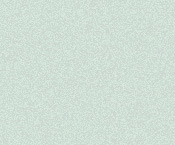
#> input picture images/bg.jpg, 175 x 145 px; its folder holds 4 pictures in this run
$ python importpictureintoPIL.py   (Python 2 division)
#> lines starting #> are read from the running program, lines starting #| are printed output that depends on the picture
### getjpgsindirectory.py
import os


def get_imlist(path):
	"""Returns a list of filenames for all jpg images in a directory"""
	return [os.path.join(path,f) for f in os.listdir(path) if f.endswith('.jpg')]


# ['./basilic1.jpg', './bg.jpg', './chives1.jpg', './coriander1.jpg', './herbes.jpg', './lemonbalm1.jpg', './rosemary1.jpg']

### importpictureintoPIL.py
from PIL import Image # alwawys included
import os
from getjpgsindirectory import get_imlist
first = get_imlist("images")[1]
print get_imlist("images")
pil_im = Image.open(first) # creates a PIL image object
#> pil_im is the input picture: PIL image 175x145 RGB; mean R, G, B 207.8, 223, 213.3

#pil_im=Image.open("herbes.jpg").convert("L") # converts from RGB to B & W

# Create thumbnails
pil_im.thumbnail((128,128)) # creates a thumbnail with the longest side 128px long
#> pil_im: PIL image 128x106 RGB

# Crop a region. .crop()
# The PIL library uses coordinate system (0,0) with (0,0) being in the upper left hand corner
box = (100,100,400,400)
region = pil_im.crop(box)
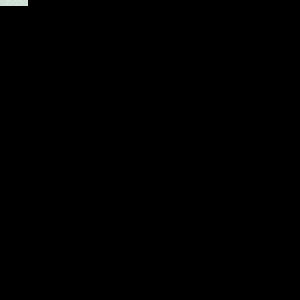
#> region: PIL image 300x300 RGB; mean R, G, B 0.4, 0.4, 0.4

# Rotating an image
# pil_im=pil_im.rotate(45)

# Resizing an image
pil_im=pil_im.resize((230,230))
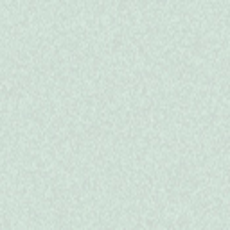
#> pil_im: PIL image 230x230 RGB; mean R, G, B 207.9, 223, 213.3
pil_im.show()
pil_im.save('pic1.jpg')

#takes all image files in a list of filenames and converts them to jpg
def convert(filelist):
	"""Convert images in a list to .jpg"""
	for infile in filelist:
		outfile  = os.path.splitext(infile)[0]+ '.jpg'
		if infile != outfile:
			try:
				Image.open(infile).save(outfile)
			except IOError:
				print "cannot convert", infile

def imresize(im,sz):
	""" Resize and image array using PIL """
	pil_im = Image.fromarray(uint8(im))
	return array(pil_im.resize(sz))
